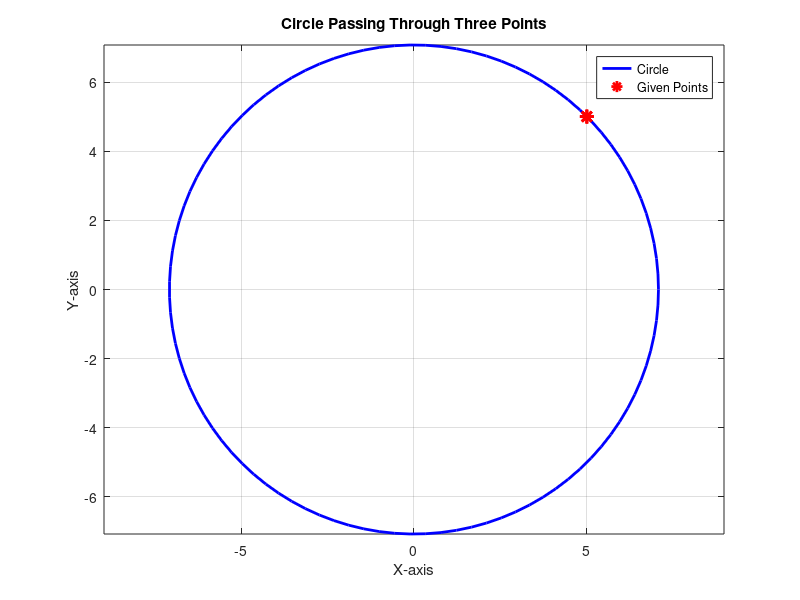

Recreate this plot in MATLAB.
clc; clear; close all;

fprintf('Enter the coordinates of the three points:\n');
x1 = input('x1: '); y1 = input('y1: ');
x2 = input('x2: '); y2 = input('y2: ');
x3 = input('x3: '); y3 = input('y3: ');

A = [2*(x2-x1), 2*(y2-y1); 2*(x3-x1), 2*(y3-y1)];
B = [(x2^2 + y2^2 - x1^2 - y1^2); (x3^2 + y3^2 - x1^2 - y1^2)];

center = A\B;
h = center(1);
k = center(2);

radius = sqrt((x1-h)^2 + (y1-k)^2);

fprintf('Center of the circle: (%.2f, %.2f)\n', h, k);
fprintf('Radius of the circle: %.2f\n', radius);

theta = linspace(0, 2*pi, 100);
x_circle = h + radius * cos(theta);
y_circle = k + radius * sin(theta);

figure;
plot(x_circle, y_circle, 'b', 'LineWidth', 2); hold on;
plot([x1, x2, x3], [y1, y2, y3], 'r*', 'MarkerSize', 10, 'LineWidth', 2);
axis equal;
gridx = xlim;
gridy = ylim;
grid on;
title('Circle Passing Through Three Points');
xlabel('X-axis'); ylabel('Y-axis');
legend('Circle', 'Given Points');

disp('Plot generated successfully.');
